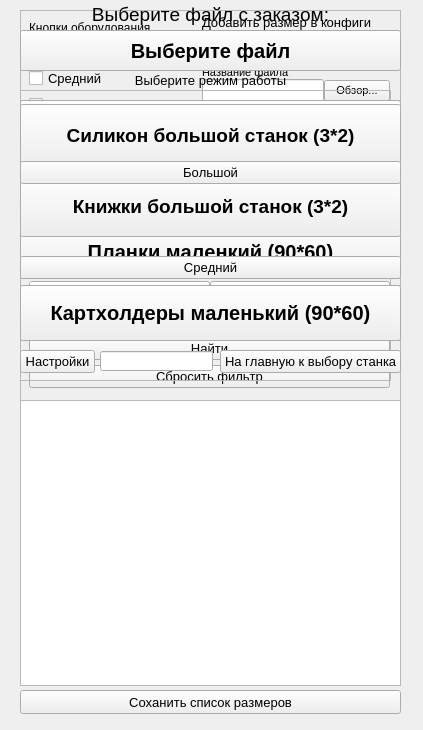
<?xml version="1.0" encoding="UTF-8"?>
<ui version="4.0">
 <class>PrintHelper</class>
 <widget class="QWidget" name="PrintHelper">
  <property name="geometry">
   <rect>
    <x>0</x>
    <y>0</y>
    <width>423</width>
    <height>730</height>
   </rect>
  </property>
  <property name="sizePolicy">
   <sizepolicy hsizetype="Fixed" vsizetype="Fixed">
    <horstretch>0</horstretch>
    <verstretch>0</verstretch>
   </sizepolicy>
  </property>
  <property name="minimumSize">
   <size>
    <width>423</width>
    <height>388</height>
   </size>
  </property>
  <property name="maximumSize">
   <size>
    <width>423</width>
    <height>730</height>
   </size>
  </property>
  <property name="font">
   <font>
    <pointsize>10</pointsize>
    <bold>false</bold>
    <stylestrategy>PreferDefault</stylestrategy>
    <kerning>false</kerning>
   </font>
  </property>
  <property name="windowTitle">
   <string>Print Helper</string>
  </property>
  <property name="styleSheet">
   <string notr="true"/>
  </property>
  <widget class="QPushButton" name="selectFileButt">
   <property name="geometry">
    <rect>
     <x>20</x>
     <y>30</y>
     <width>381</width>
     <height>41</height>
    </rect>
   </property>
   <property name="font">
    <font>
     <pointsize>15</pointsize>
     <bold>true</bold>
     <stylestrategy>PreferDefault</stylestrategy>
     <kerning>false</kerning>
    </font>
   </property>
   <property name="styleSheet">
    <string notr="true"/>
   </property>
   <property name="text">
    <string>Выберите файл</string>
   </property>
  </widget>
  <widget class="QLabel" name="label">
   <property name="geometry">
    <rect>
     <x>20</x>
     <y>-1</y>
     <width>381</width>
     <height>31</height>
    </rect>
   </property>
   <property name="font">
    <font>
     <pointsize>14</pointsize>
     <bold>false</bold>
     <stylestrategy>PreferDefault</stylestrategy>
     <kerning>false</kerning>
    </font>
   </property>
   <property name="layoutDirection">
    <enum>Qt::LeftToRight</enum>
   </property>
   <property name="text">
    <string>Выберите файл с заказом:</string>
   </property>
   <property name="alignment">
    <set>Qt::AlignCenter</set>
   </property>
  </widget>
  <widget class="QLabel" name="label_2">
   <property name="geometry">
    <rect>
     <x>20</x>
     <y>70</y>
     <width>381</width>
     <height>21</height>
    </rect>
   </property>
   <property name="font">
    <font>
     <pointsize>10</pointsize>
     <bold>false</bold>
     <stylestrategy>PreferDefault</stylestrategy>
     <kerning>false</kerning>
    </font>
   </property>
   <property name="layoutDirection">
    <enum>Qt::LeftToRight</enum>
   </property>
   <property name="frameShape">
    <enum>QFrame::NoFrame</enum>
   </property>
   <property name="text">
    <string>Выберите режим работы</string>
   </property>
   <property name="alignment">
    <set>Qt::AlignCenter</set>
   </property>
  </widget>
  <widget class="QFrame" name="frameSmall">
   <property name="geometry">
    <rect>
     <x>20</x>
     <y>100</y>
     <width>381</width>
     <height>251</height>
    </rect>
   </property>
   <property name="font">
    <font>
     <pointsize>15</pointsize>
     <bold>true</bold>
     <stylestrategy>PreferDefault</stylestrategy>
     <kerning>false</kerning>
    </font>
   </property>
   <property name="frameShape">
    <enum>QFrame::NoFrame</enum>
   </property>
   <property name="frameShadow">
    <enum>QFrame::Sunken</enum>
   </property>
   <property name="midLineWidth">
    <number>0</number>
   </property>
   <widget class="QWidget" name="verticalLayoutWidget_3">
    <property name="geometry">
     <rect>
      <x>0</x>
      <y>0</y>
      <width>381</width>
      <height>241</height>
     </rect>
    </property>
    <layout class="QVBoxLayout" name="verticalLayout_3">
     <item>
      <widget class="QPushButton" name="smallButt">
       <property name="enabled">
        <bool>true</bool>
       </property>
       <property name="sizePolicy">
        <sizepolicy hsizetype="Minimum" vsizetype="Minimum">
         <horstretch>0</horstretch>
         <verstretch>0</verstretch>
        </sizepolicy>
       </property>
       <property name="text">
        <string>Силикон маленький станок (90*60)</string>
       </property>
      </widget>
     </item>
     <item>
      <widget class="QPushButton" name="smallButtBooks">
       <property name="enabled">
        <bool>true</bool>
       </property>
       <property name="sizePolicy">
        <sizepolicy hsizetype="Minimum" vsizetype="Minimum">
         <horstretch>0</horstretch>
         <verstretch>0</verstretch>
        </sizepolicy>
       </property>
       <property name="text">
        <string>Книжки маленький (90*60)</string>
       </property>
      </widget>
     </item>
     <item>
      <widget class="QPushButton" name="smallButtPlastins">
       <property name="enabled">
        <bool>true</bool>
       </property>
       <property name="sizePolicy">
        <sizepolicy hsizetype="Minimum" vsizetype="Minimum">
         <horstretch>0</horstretch>
         <verstretch>0</verstretch>
        </sizepolicy>
       </property>
       <property name="text">
        <string>Планки маленкий (90*60)</string>
       </property>
      </widget>
     </item>
     <item>
      <widget class="QPushButton" name="smallButtCartholders">
       <property name="enabled">
        <bool>true</bool>
       </property>
       <property name="sizePolicy">
        <sizepolicy hsizetype="Minimum" vsizetype="Minimum">
         <horstretch>0</horstretch>
         <verstretch>0</verstretch>
        </sizepolicy>
       </property>
       <property name="text">
        <string>Картхолдеры маленький (90*60)</string>
       </property>
      </widget>
     </item>
    </layout>
   </widget>
  </widget>
  <widget class="QFrame" name="frameBig">
   <property name="geometry">
    <rect>
     <x>20</x>
     <y>100</y>
     <width>381</width>
     <height>151</height>
    </rect>
   </property>
   <property name="frameShape">
    <enum>QFrame::NoFrame</enum>
   </property>
   <property name="frameShadow">
    <enum>QFrame::Sunken</enum>
   </property>
   <property name="lineWidth">
    <number>1</number>
   </property>
   <widget class="QWidget" name="verticalLayoutWidget">
    <property name="geometry">
     <rect>
      <x>0</x>
      <y>0</y>
      <width>381</width>
      <height>141</height>
     </rect>
    </property>
    <layout class="QVBoxLayout" name="verticalLayout" stretch="0,0">
     <property name="spacing">
      <number>8</number>
     </property>
     <property name="sizeConstraint">
      <enum>QLayout::SetDefaultConstraint</enum>
     </property>
     <property name="leftMargin">
      <number>0</number>
     </property>
     <property name="topMargin">
      <number>4</number>
     </property>
     <property name="rightMargin">
      <number>0</number>
     </property>
     <property name="bottomMargin">
      <number>4</number>
     </property>
     <item>
      <widget class="QPushButton" name="bigButt">
       <property name="enabled">
        <bool>true</bool>
       </property>
       <property name="sizePolicy">
        <sizepolicy hsizetype="Minimum" vsizetype="Minimum">
         <horstretch>0</horstretch>
         <verstretch>0</verstretch>
        </sizepolicy>
       </property>
       <property name="font">
        <font>
         <pointsize>14</pointsize>
         <bold>true</bold>
         <stylestrategy>PreferDefault</stylestrategy>
         <kerning>false</kerning>
        </font>
       </property>
       <property name="text">
        <string>Силикон большой станок (3*2)</string>
       </property>
       <property name="iconSize">
        <size>
         <width>32</width>
         <height>32</height>
        </size>
       </property>
       <property name="flat">
        <bool>false</bool>
       </property>
      </widget>
     </item>
     <item>
      <widget class="QPushButton" name="bigButtBooks">
       <property name="enabled">
        <bool>true</bool>
       </property>
       <property name="sizePolicy">
        <sizepolicy hsizetype="Minimum" vsizetype="Minimum">
         <horstretch>0</horstretch>
         <verstretch>0</verstretch>
        </sizepolicy>
       </property>
       <property name="font">
        <font>
         <pointsize>14</pointsize>
         <bold>true</bold>
         <stylestrategy>PreferDefault</stylestrategy>
         <kerning>false</kerning>
        </font>
       </property>
       <property name="text">
        <string>Книжки большой станок (3*2)</string>
       </property>
       <property name="iconSize">
        <size>
         <width>32</width>
         <height>32</height>
        </size>
       </property>
       <property name="flat">
        <bool>false</bool>
       </property>
      </widget>
     </item>
    </layout>
   </widget>
  </widget>
  <widget class="QFrame" name="frameMed">
   <property name="geometry">
    <rect>
     <x>20</x>
     <y>100</y>
     <width>381</width>
     <height>241</height>
    </rect>
   </property>
   <property name="frameShape">
    <enum>QFrame::NoFrame</enum>
   </property>
   <property name="frameShadow">
    <enum>QFrame::Raised</enum>
   </property>
   <widget class="QWidget" name="verticalLayoutWidget_2">
    <property name="geometry">
     <rect>
      <x>0</x>
      <y>0</y>
      <width>402</width>
      <height>241</height>
     </rect>
    </property>
    <layout class="QVBoxLayout" name="verticalLayout_2">
     <property name="sizeConstraint">
      <enum>QLayout::SetMinimumSize</enum>
     </property>
     <item>
      <widget class="QPushButton" name="medButtHld">
       <property name="enabled">
        <bool>true</bool>
       </property>
       <property name="sizePolicy">
        <sizepolicy hsizetype="Minimum" vsizetype="Minimum">
         <horstretch>0</horstretch>
         <verstretch>0</verstretch>
        </sizepolicy>
       </property>
       <property name="font">
        <font>
         <pointsize>15</pointsize>
         <bold>true</bold>
         <stylestrategy>PreferDefault</stylestrategy>
         <kerning>false</kerning>
        </font>
       </property>
       <property name="text">
        <string>Картхолдеры средний станок (105*160)</string>
       </property>
      </widget>
     </item>
     <item>
      <widget class="QPushButton" name="medButtPlastin">
       <property name="enabled">
        <bool>true</bool>
       </property>
       <property name="sizePolicy">
        <sizepolicy hsizetype="Minimum" vsizetype="Minimum">
         <horstretch>0</horstretch>
         <verstretch>0</verstretch>
        </sizepolicy>
       </property>
       <property name="font">
        <font>
         <pointsize>15</pointsize>
         <bold>true</bold>
         <stylestrategy>PreferDefault</stylestrategy>
         <kerning>false</kerning>
        </font>
       </property>
       <property name="text">
        <string>Пластины средний станок (105*160)</string>
       </property>
      </widget>
     </item>
     <item>
      <widget class="QPushButton" name="medButt">
       <property name="enabled">
        <bool>true</bool>
       </property>
       <property name="sizePolicy">
        <sizepolicy hsizetype="Minimum" vsizetype="Minimum">
         <horstretch>0</horstretch>
         <verstretch>0</verstretch>
        </sizepolicy>
       </property>
       <property name="font">
        <font>
         <pointsize>15</pointsize>
         <bold>true</bold>
         <stylestrategy>PreferDefault</stylestrategy>
         <kerning>false</kerning>
        </font>
       </property>
       <property name="text">
        <string>Силикон средний станок (105*160)</string>
       </property>
      </widget>
     </item>
     <item>
      <widget class="QPushButton" name="medButtBooks">
       <property name="enabled">
        <bool>true</bool>
       </property>
       <property name="sizePolicy">
        <sizepolicy hsizetype="Minimum" vsizetype="Minimum">
         <horstretch>0</horstretch>
         <verstretch>0</verstretch>
        </sizepolicy>
       </property>
       <property name="font">
        <font>
         <pointsize>15</pointsize>
         <bold>true</bold>
         <stylestrategy>PreferDefault</stylestrategy>
         <kerning>false</kerning>
        </font>
       </property>
       <property name="text">
        <string>Книжки средний станок (105*160)</string>
       </property>
      </widget>
     </item>
    </layout>
   </widget>
  </widget>
  <widget class="QFrame" name="frameMain">
   <property name="geometry">
    <rect>
     <x>20</x>
     <y>90</y>
     <width>381</width>
     <height>261</height>
    </rect>
   </property>
   <property name="sizePolicy">
    <sizepolicy hsizetype="Fixed" vsizetype="Fixed">
     <horstretch>0</horstretch>
     <verstretch>0</verstretch>
    </sizepolicy>
   </property>
   <property name="frameShape">
    <enum>QFrame::NoFrame</enum>
   </property>
   <property name="frameShadow">
    <enum>QFrame::Raised</enum>
   </property>
   <widget class="QWidget" name="verticalLayoutWidget_5">
    <property name="geometry">
     <rect>
      <x>0</x>
      <y>5</y>
      <width>381</width>
      <height>251</height>
     </rect>
    </property>
    <layout class="QVBoxLayout" name="verticalLayout_5">
     <item>
      <widget class="QPushButton" name="bigButtInt">
       <property name="styleSheet">
        <string notr="true"/>
       </property>
       <property name="text">
        <string>Большой</string>
       </property>
       <property name="iconSize">
        <size>
         <width>236</width>
         <height>130</height>
        </size>
       </property>
       <property name="shortcut">
        <string/>
       </property>
      </widget>
     </item>
     <item>
      <layout class="QHBoxLayout" name="horizontalLayout">
       <property name="spacing">
        <number>0</number>
       </property>
       <item>
        <widget class="QPushButton" name="medButtInt">
         <property name="palette">
          <palette>
           <active>
            <colorrole role="Highlight">
             <brush brushstyle="SolidPattern">
              <color alpha="255">
               <red>0</red>
               <green>120</green>
               <blue>215</blue>
              </color>
             </brush>
            </colorrole>
           </active>
           <inactive>
            <colorrole role="Highlight">
             <brush brushstyle="SolidPattern">
              <color alpha="255">
               <red>240</red>
               <green>240</green>
               <blue>240</blue>
              </color>
             </brush>
            </colorrole>
           </inactive>
           <disabled>
            <colorrole role="Highlight">
             <brush brushstyle="SolidPattern">
              <color alpha="255">
               <red>0</red>
               <green>120</green>
               <blue>215</blue>
              </color>
             </brush>
            </colorrole>
           </disabled>
          </palette>
         </property>
         <property name="styleSheet">
          <string notr="true"/>
         </property>
         <property name="text">
          <string>Средний</string>
         </property>
         <property name="iconSize">
          <size>
           <width>119</width>
           <height>200</height>
          </size>
         </property>
        </widget>
       </item>
      </layout>
     </item>
    </layout>
   </widget>
  </widget>
  <widget class="QPushButton" name="mainPageButt">
   <property name="geometry">
    <rect>
     <x>220</x>
     <y>350</y>
     <width>181</width>
     <height>23</height>
    </rect>
   </property>
   <property name="text">
    <string>На главную к выбору станка</string>
   </property>
  </widget>
  <widget class="QFrame" name="frameSettings">
   <property name="geometry">
    <rect>
     <x>20</x>
     <y>10</y>
     <width>381</width>
     <height>391</height>
    </rect>
   </property>
   <property name="sizePolicy">
    <sizepolicy hsizetype="Fixed" vsizetype="Minimum">
     <horstretch>0</horstretch>
     <verstretch>0</verstretch>
    </sizepolicy>
   </property>
   <property name="frameShape">
    <enum>QFrame::StyledPanel</enum>
   </property>
   <property name="frameShadow">
    <enum>QFrame::Raised</enum>
   </property>
   <widget class="QWidget" name="verticalLayoutWidget_4">
    <property name="geometry">
     <rect>
      <x>9</x>
      <y>0</y>
      <width>361</width>
      <height>388</height>
     </rect>
    </property>
    <layout class="QVBoxLayout" name="verticalLayout_4">
     <property name="spacing">
      <number>0</number>
     </property>
     <property name="leftMargin">
      <number>0</number>
     </property>
     <property name="topMargin">
      <number>0</number>
     </property>
     <property name="rightMargin">
      <number>0</number>
     </property>
     <property name="bottomMargin">
      <number>0</number>
     </property>
     <item>
      <layout class="QHBoxLayout" name="horizontalLayout_2">
       <property name="spacing">
        <number>12</number>
       </property>
       <property name="sizeConstraint">
        <enum>QLayout::SetFixedSize</enum>
       </property>
       <property name="bottomMargin">
        <number>0</number>
       </property>
       <item>
        <layout class="QVBoxLayout" name="verticalLayout_6">
         <property name="spacing">
          <number>0</number>
         </property>
         <property name="rightMargin">
          <number>0</number>
         </property>
         <property name="bottomMargin">
          <number>0</number>
         </property>
         <item>
          <widget class="QLabel" name="label_3">
           <property name="sizePolicy">
            <sizepolicy hsizetype="Fixed" vsizetype="Fixed">
             <horstretch>0</horstretch>
             <verstretch>0</verstretch>
            </sizepolicy>
           </property>
           <property name="font">
            <font>
             <pointsize>9</pointsize>
             <bold>false</bold>
             <stylestrategy>PreferDefault</stylestrategy>
             <kerning>false</kerning>
            </font>
           </property>
           <property name="text">
            <string>Кнопки оборудования</string>
           </property>
          </widget>
         </item>
         <item>
          <widget class="QCheckBox" name="bigAcsButt">
           <property name="text">
            <string>Большой</string>
           </property>
          </widget>
         </item>
         <item>
          <widget class="QCheckBox" name="medAcsButt">
           <property name="text">
            <string>Средний</string>
           </property>
          </widget>
         </item>
         <item>
          <widget class="QCheckBox" name="smallAcsButt">
           <property name="text">
            <string>Маленький</string>
           </property>
          </widget>
         </item>
        </layout>
       </item>
       <item>
        <layout class="QVBoxLayout" name="verticalLayout_8">
         <property name="spacing">
          <number>0</number>
         </property>
         <property name="sizeConstraint">
          <enum>QLayout::SetFixedSize</enum>
         </property>
         <property name="leftMargin">
          <number>39</number>
         </property>
         <property name="rightMargin">
          <number>0</number>
         </property>
         <property name="bottomMargin">
          <number>0</number>
         </property>
         <item>
          <widget class="QLabel" name="label_5">
           <property name="sizePolicy">
            <sizepolicy hsizetype="Fixed" vsizetype="Fixed">
             <horstretch>0</horstretch>
             <verstretch>0</verstretch>
            </sizepolicy>
           </property>
           <property name="text">
            <string>Добавить размер в конфиги</string>
           </property>
          </widget>
         </item>
         <item>
          <widget class="QLabel" name="label_6">
           <property name="sizePolicy">
            <sizepolicy hsizetype="Fixed" vsizetype="Fixed">
             <horstretch>0</horstretch>
             <verstretch>0</verstretch>
            </sizepolicy>
           </property>
           <property name="font">
            <font>
             <pointsize>8</pointsize>
             <bold>false</bold>
             <stylestrategy>PreferDefault</stylestrategy>
             <kerning>false</kerning>
            </font>
           </property>
           <property name="text">
            <string>Название размера 1С</string>
           </property>
          </widget>
         </item>
         <item>
          <widget class="QLineEdit" name="lineEditNameSize1C"/>
         </item>
         <item>
          <widget class="QLabel" name="label_7">
           <property name="sizePolicy">
            <sizepolicy hsizetype="Fixed" vsizetype="Fixed">
             <horstretch>0</horstretch>
             <verstretch>0</verstretch>
            </sizepolicy>
           </property>
           <property name="font">
            <font>
             <pointsize>8</pointsize>
             <bold>false</bold>
             <stylestrategy>PreferDefault</stylestrategy>
             <kerning>false</kerning>
            </font>
           </property>
           <property name="text">
            <string>Название файла</string>
           </property>
          </widget>
         </item>
         <item>
          <layout class="QHBoxLayout" name="horizontalLayout_5">
           <property name="spacing">
            <number>0</number>
           </property>
           <item>
            <widget class="QLineEdit" name="lineEditNameFileSize"/>
           </item>
           <item>
            <widget class="QPushButton" name="pushButtonChooseFileSize">
             <property name="minimumSize">
              <size>
               <width>10</width>
               <height>0</height>
              </size>
             </property>
             <property name="maximumSize">
              <size>
               <width>68</width>
               <height>16777215</height>
              </size>
             </property>
             <property name="font">
              <font>
               <pointsize>8</pointsize>
               <bold>false</bold>
               <stylestrategy>PreferDefault</stylestrategy>
               <kerning>false</kerning>
              </font>
             </property>
             <property name="text">
              <string>Обзор...</string>
             </property>
            </widget>
           </item>
          </layout>
         </item>
         <item>
          <widget class="QPushButton" name="addSizeButt">
           <property name="text">
            <string>Добавить размер</string>
           </property>
          </widget>
         </item>
        </layout>
       </item>
      </layout>
     </item>
     <item>
      <widget class="QLabel" name="label_4">
       <property name="sizePolicy">
        <sizepolicy hsizetype="Minimum" vsizetype="Fixed">
         <horstretch>0</horstretch>
         <verstretch>0</verstretch>
        </sizepolicy>
       </property>
       <property name="text">
        <string>Доступ к раскладкам</string>
       </property>
      </widget>
     </item>
     <item>
      <layout class="QHBoxLayout" name="horizontalLayout_3">
       <item>
        <layout class="QVBoxLayout" name="verticalLayout_7">
         <property name="spacing">
          <number>0</number>
         </property>
         <item>
          <widget class="QCheckBox" name="bigSilAcsButt">
           <property name="text">
            <string>Силикон большой</string>
           </property>
          </widget>
         </item>
         <item>
          <widget class="QCheckBox" name="bigBkAcsButt">
           <property name="text">
            <string>Книжки большой</string>
           </property>
          </widget>
         </item>
         <item>
          <widget class="QCheckBox" name="medSilAcsButt">
           <property name="text">
            <string>Силикон средний</string>
           </property>
          </widget>
         </item>
         <item>
          <widget class="QCheckBox" name="smallSilAcsButt">
           <property name="text">
            <string>Силикон маленький</string>
           </property>
          </widget>
         </item>
        </layout>
       </item>
       <item>
        <layout class="QVBoxLayout" name="verticalLayout_9">
         <property name="spacing">
          <number>0</number>
         </property>
         <item>
          <widget class="QCheckBox" name="medBkAcsButt">
           <property name="text">
            <string>Книжки средний</string>
           </property>
          </widget>
         </item>
         <item>
          <widget class="QCheckBox" name="smallBkAcsButt">
           <property name="text">
            <string>Книжки маленький</string>
           </property>
          </widget>
         </item>
         <item>
          <widget class="QCheckBox" name="smallPlAcsButt">
           <property name="text">
            <string>Планки маленький</string>
           </property>
          </widget>
         </item>
         <item>
          <widget class="QCheckBox" name="medPlAcsButt">
           <property name="text">
            <string>Планки средний</string>
           </property>
          </widget>
         </item>
         <item>
          <widget class="QCheckBox" name="sallHldAcsButt">
           <property name="text">
            <string>Картхолдеры маленький</string>
           </property>
          </widget>
         </item>
         <item>
          <widget class="QCheckBox" name="medHldAcsButt">
           <property name="text">
            <string>Картхолдеры средний</string>
           </property>
          </widget>
         </item>
        </layout>
       </item>
      </layout>
     </item>
     <item>
      <layout class="QHBoxLayout" name="horizontalLayout_4">
       <item>
        <widget class="QPushButton" name="applySettButt">
         <property name="text">
          <string>Применить</string>
         </property>
        </widget>
       </item>
       <item>
        <widget class="QPushButton" name="pushButtonNextListSett">
         <property name="text">
          <string>Настройки столов</string>
         </property>
        </widget>
       </item>
      </layout>
     </item>
     <item>
      <layout class="QHBoxLayout" name="horizontalLayout_7">
       <item>
        <widget class="QLabel" name="labelSearcgSize">
         <property name="maximumSize">
          <size>
           <width>155</width>
           <height>16777215</height>
          </size>
         </property>
         <property name="text">
          <string>Найти размер в таблице:</string>
         </property>
        </widget>
       </item>
       <item>
        <widget class="QComboBox" name="comboBoxSearchSize"/>
       </item>
      </layout>
     </item>
     <item>
      <widget class="QPushButton" name="pushButtonSearchSize">
       <property name="text">
        <string>Найти</string>
       </property>
      </widget>
     </item>
     <item>
      <widget class="QPushButton" name="pushButtonAbortSearchSize">
       <property name="text">
        <string>Сбросить фильтр</string>
       </property>
      </widget>
     </item>
    </layout>
   </widget>
  </widget>
  <widget class="QPushButton" name="settButt">
   <property name="geometry">
    <rect>
     <x>20</x>
     <y>350</y>
     <width>75</width>
     <height>23</height>
    </rect>
   </property>
   <property name="text">
    <string>Настройки</string>
   </property>
  </widget>
  <widget class="QLineEdit" name="lineEditPass">
   <property name="geometry">
    <rect>
     <x>100</x>
     <y>351</y>
     <width>113</width>
     <height>20</height>
    </rect>
   </property>
   <property name="inputMethodHints">
    <set>Qt::ImhHiddenText</set>
   </property>
  </widget>
  <widget class="QFrame" name="frameSettings2">
   <property name="geometry">
    <rect>
     <x>20</x>
     <y>90</y>
     <width>371</width>
     <height>291</height>
    </rect>
   </property>
   <property name="frameShape">
    <enum>QFrame::StyledPanel</enum>
   </property>
   <property name="frameShadow">
    <enum>QFrame::Raised</enum>
   </property>
   <widget class="QLineEdit" name="lineEditMinRAM">
    <property name="geometry">
     <rect>
      <x>10</x>
      <y>30</y>
      <width>113</width>
      <height>22</height>
     </rect>
    </property>
   </widget>
   <widget class="QLabel" name="label_8">
    <property name="geometry">
     <rect>
      <x>10</x>
      <y>10</y>
      <width>261</width>
      <height>16</height>
     </rect>
    </property>
    <property name="text">
     <string>Минимум памяти для предупреждения, Гб</string>
    </property>
   </widget>
  </widget>
  <widget class="QTableWidget" name="tableWidgetSizes">
   <property name="geometry">
    <rect>
     <x>20</x>
     <y>400</y>
     <width>381</width>
     <height>286</height>
    </rect>
   </property>
   <property name="sizePolicy">
    <sizepolicy hsizetype="Preferred" vsizetype="Preferred">
     <horstretch>0</horstretch>
     <verstretch>0</verstretch>
    </sizepolicy>
   </property>
   <property name="minimumSize">
    <size>
     <width>381</width>
     <height>286</height>
    </size>
   </property>
   <property name="maximumSize">
    <size>
     <width>500</width>
     <height>471</height>
    </size>
   </property>
   <property name="autoScroll">
    <bool>true</bool>
   </property>
   <property name="selectionBehavior">
    <enum>QAbstractItemView::SelectRows</enum>
   </property>
   <property name="horizontalScrollMode">
    <enum>QAbstractItemView::ScrollPerPixel</enum>
   </property>
  </widget>
  <widget class="QPushButton" name="pushButtonSaveSizes">
   <property name="geometry">
    <rect>
     <x>20</x>
     <y>690</y>
     <width>381</width>
     <height>24</height>
    </rect>
   </property>
   <property name="text">
    <string>Соханить список размеров</string>
   </property>
  </widget>
  <zorder>frameMed</zorder>
  <zorder>frameSettings</zorder>
  <zorder>frameSettings2</zorder>
  <zorder>frameSmall</zorder>
  <zorder>selectFileButt</zorder>
  <zorder>label</zorder>
  <zorder>label_2</zorder>
  <zorder>mainPageButt</zorder>
  <zorder>settButt</zorder>
  <zorder>lineEditPass</zorder>
  <zorder>tableWidgetSizes</zorder>
  <zorder>frameBig</zorder>
  <zorder>pushButtonSaveSizes</zorder>
  <zorder>frameMain</zorder>
 </widget>
 <resources/>
 <connections/>
</ui>
